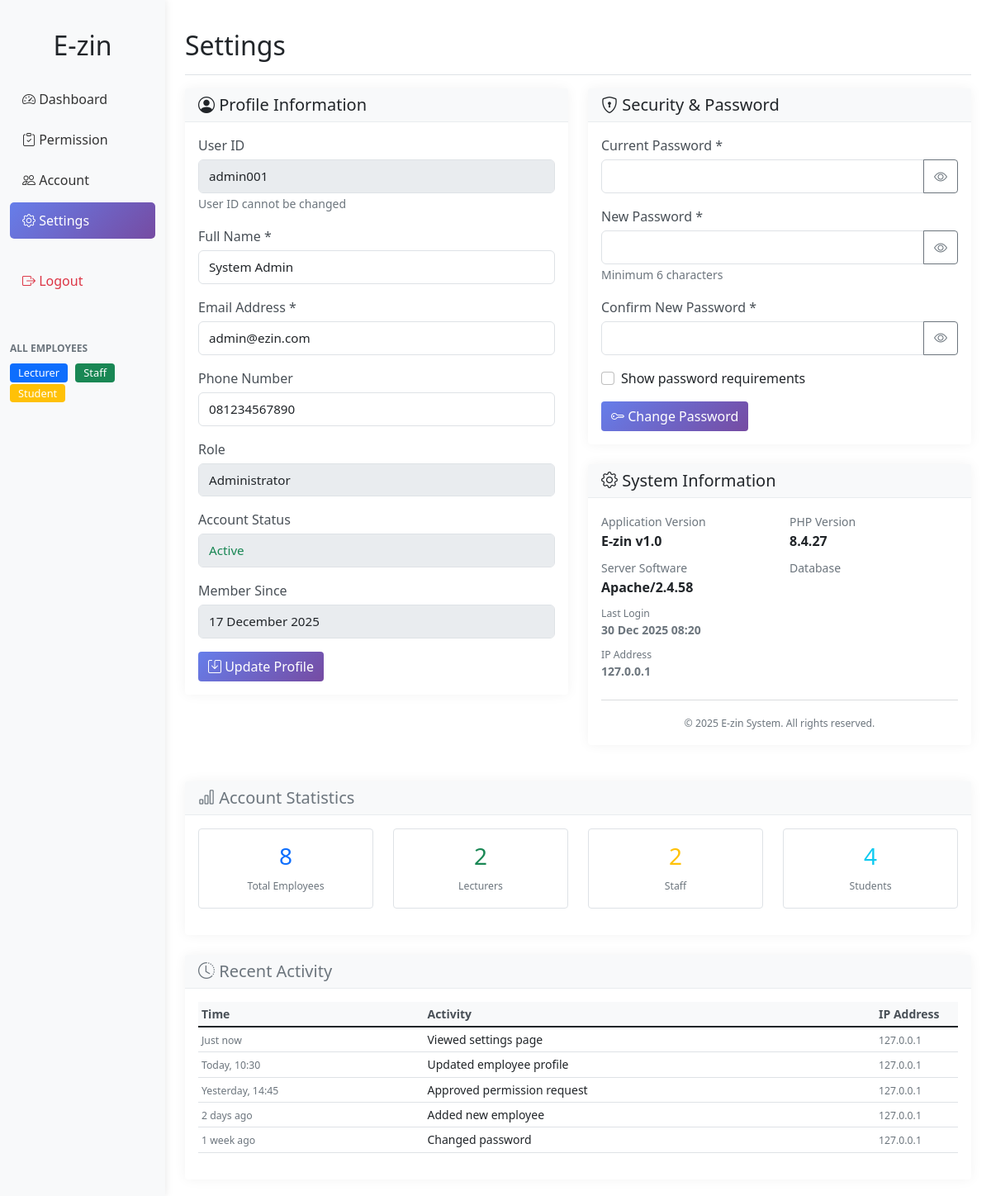
The page /settings.php (signed in) on the database its author committed.
### tables this page shows
CREATE TABLE `users` (
  `id` int(11) NOT NULL,
  `user_id` varchar(50) DEFAULT NULL,
  `name` varchar(100) DEFAULT NULL,
  `email` varchar(100) DEFAULT NULL,
  `password` varchar(255) DEFAULT NULL,
  `role` enum('admin','lecturer','staff','student') DEFAULT NULL,
  `created_at` timestamp NOT NULL DEFAULT current_timestamp(),
  `status` enum('active','inactive') DEFAULT 'active',
  `phone` varchar(20) DEFAULT NULL
);

### settings.php (the view, shortened to what this page needs)
<?php
require_once 'includes/header.php';
require_once 'config/database.php';
$stmt = $pdo->prepare("SELECT * FROM users WHERE user_id = ?");
$stmt->execute([$_SESSION['user_id']]);
$admin = $stmt->fetch();
?>
<div class="d-flex justify-content-between flex-wrap flex-md-nowrap align-items-center pt-3 pb-2 mb-3 border-bottom">
    <h1 class="h2">Settings</h1>
</div>
<div class="row">
    <div class="col-md-6">
        <div class="card mb-4">
            <div class="card-header">
                <h5 class="mb-0"><i class="bi bi-person-circle"></i> Profile Information</h5>
            </div>
            <div class="card-body">
                <form method="POST" action="">
                    <div class="mb-3">
                        <label class="form-label">User ID</label>
                        <input type="text" class="form-control" value="<?php echo htmlspecialchars($admin['user_id']); ?>" readonly>
                        <small class="text-muted">User ID cannot be changed</small>
                    </div>
                    <div class="mb-3">
                        <label class="form-label">Full Name *</label>
                        <input type="text" class="form-control" name="name"
                               value="<?php echo htmlspecialchars($admin['name']); ?>" required>
                    </div>
                    <div class="mb-3">
                        <label class="form-label">Email Address *</label>
                        <input type="email" class="form-control" name="email"
                               value="<?php echo htmlspecialchars($admin['email']); ?>" required>
                    </div>
                    <div class="mb-3">
                        <label class="form-label">Phone Number</label>
                        <input type="text" class="form-control" name="phone"
                               value="<?php echo htmlspecialchars($admin['phone'] ?? ''); ?>"
                               placeholder="e.g., 081234567890">
                    </div>
                    <div class="mb-3">
                        <label class="form-label">Role</label>
                        <input type="text" class="form-control" value="Administrator" readonly>
                    </div>
                    <div class="mb-3">
                        <label class="form-label">Account Status</label>
                        <input type="text" class="form-control"
                               value="<?php echo ucfirst($admin['status'] ?? 'active'); ?>"
                               style="color: <?php echo ($admin['status'] ?? 'active') == 'active' ? '#198754' : '#6c757d'; ?>"
                               readonly>
                    </div>
                    <div class="mb-3">
                        <label class="form-label">Member Since</label>
                        <input type="text" class="form-control"
                               value="<?php echo date('d F Y', strtotime($admin['created_at'])); ?>" readonly>
                    </div>
                    <button type="submit" name="update_profile" class="btn btn-primary">
                        <i class="bi bi-save"></i> Update Profile
                    </button>
                </form>
            </div>
        </div>
    </div>
    <div class="col-md-6">
        <div class="card mb-4">
            <div class="card-header">
                <h5 class="mb-0"><i class="bi bi-shield-lock"></i> Security & Password</h5>
            </div>
            <div class="card-body">
                <form method="POST" action="" id="passwordForm">
                    <div class="mb-3">
                        <label class="form-label">Current Password *</label>
                        <div class="input-group">
                            <input type="password" class="form-control" name="current_password"
                                   id="current_password" required>
                            <button class="btn btn-outline-secondary" type="button"
                                    onclick="togglePassword('current_password')">
                                <i class="bi bi-eye"></i>
                            </button>
                        </div>
                    </div>
                    <div class="mb-3">
                        <label class="form-label">New Password *</label>
                        <div class="input-group">
                            <input type="password" class="form-control" name="new_password"
                                   id="new_password" required>
                            <button class="btn btn-outline-secondary" type="button"
                                    onclick="togglePassword('new_password')">
                                <i class="bi bi-eye"></i>
                            </button>
                        </div>
                        <small class="text-muted">Minimum 6 characters</small>
                    </div>
                    <div class="mb-3">
                        <label class="form-label">Confirm New Password *</label>
                        <div class="input-group">
                            <input type="password" class="form-control" name="confirm_password"
                                   id="confirm_password" required>
                            <button class="btn btn-outline-secondary" type="button"
                                    onclick="togglePassword('confirm_password')">
                                <i class="bi bi-eye"></i>
                            </button>
                        </div>
                    </div>
                    <div class="mb-3">
                        <div class="form-check">
                            <input class="form-check-input" type="checkbox" id="showPasswordRules">
                            <label class="form-check-label" for="showPasswordRules">
                                Show password requirements
                            </label>
                        </div>
                    </div>
                    <button type="submit" name="change_password" class="btn btn-primary">
                        <i class="bi bi-key"></i> Change Password
                    </button>
                </form>
            </div>
        </div>
        <div class="card">
            <div class="card-header">
                <h5 class="mb-0"><i class="bi bi-gear"></i> System Information</h5>
            </div>
            <div class="card-body">
                <div class="row">
                    <div class="col-6 mb-2">
                        <small class="text-muted">Application Version</small>
                        <p class="mb-0"><strong>E-zin v1.0</strong></p>
                    </div>
                    <div class="col-6 mb-2">
                        <small class="text-muted">PHP Version</small>
                        <p class="mb-0"><strong><?php echo phpversion(); ?></strong></p>
                    </div>
                    <div class="col-6 mb-2">
                        <small class="text-muted">Server Software</small>
                        <p class="mb-0"><strong><?php echo $_SERVER['SERVER_SOFTWARE']; ?></strong></p>
                    </div>
                    <div class="col-6 mb-2">
                        <small class="text-muted">Database</strong></p>
                    </div>
                    <div class="col-6 mb-2">
                        <small class="text-muted">Last Login</small>
                        <p class="mb-0"><strong><?php echo date('d M Y H:i'); ?></strong></p>
                    </div>
                    <div class="col-6 mb-2">
                        <small class="text-muted">IP Address</small>
                        <p class="mb-0"><strong><?php echo $_SERVER['REMOTE_ADDR']; ?></strong></p>
                    </div>
                </div>
                <hr>
                <div class="text-center">
                    <small class="text-muted">© <?php echo date('Y'); ?> E-zin System. All rights reserved.</small>
                </div>
            </div>
        </div>
    </div>
</div>
<div class="card mt-4">
    <div class="card-header">
        <h5 class="mb-0"><i class="bi bi-bar-chart"></i> Account Statistics</h5>
    </div>
    <div class="card-body">
        <div class="row text-center">
            <?php
            $statsStmt = $pdo->query("SELECT
                (SELECT COUNT(*) FROM employees) as total_employees,
                (SELECT COUNT(*) FROM employees WHERE role = 'lecturer') as lecturers,
                (SELECT COUNT(*) FROM employees WHERE role = 'staff') as staff,
                (SELECT COUNT(*) FROM employees WHERE role = 'student') as students,
                (SELECT COUNT(*) FROM permissions WHERE status = 'pending') as pending_permissions");
            $stats = $statsStmt->fetch();
            ?>
            <div class="col-md-3 col-6 mb-3">
                <div class="p-3 border rounded">
                    <h3 class="text-primary"><?php echo $stats['total_employees']; ?></h3>
                    <small class="text-muted">Total Employees</small>
                </div>
            </div>
            <div class="col-md-3 col-6 mb-3">
                <div class="p-3 border rounded">
                    <h3 class="text-success"><?php echo $stats['lecturers']; ?></h3>
                    <small class="text-muted">Lecturers</small>
                </div>
            </div>
            <div class="col-md-3 col-6 mb-3">
                <div class="p-3 border rounded">
                    <h3 class="text-warning"><?php echo $stats['staff']; ?></h3>
                    <small class="text-muted">Staff</small>
                </div>
            </div>
            <div class="col-md-3 col-6 mb-3">
                <div class="p-3 border rounded">
                    <h3 class="text-info"><?php echo $stats['students']; ?></h3>
                    <small class="text-muted">Students</small>
                </div>
            </div>
        </div>
    </div>
</div>
<div class="card mt-4">
    <div class="card-header">
        <h5 class="mb-0"><i class="bi bi-clock-history"></i> Recent Activity</h5>
    </div>
    <div class="card-body">
        <div class="table-responsive">
            <table class="table table-sm">
                <thead>
                    <tr>
                        <th>Time</th>
                        <th>Activity</th>
                        <th>IP Address</th>
                    </tr>
                </thead>
                <tbody>
                    <?php
                    $activities = [
                        ['time' => 'Just now', 'activity' => 'Viewed settings page', 'ip' => $_SERVER['REMOTE_ADDR']],
                        ['time' => 'Today, 10:30', 'activity' => 'Updated employee profile', 'ip' => $_SERVER['REMOTE_ADDR']],
                        ['time' => 'Yesterday, 14:45', 'activity' => 'Approved permission request', 'ip' => $_SERVER['REMOTE_ADDR']],
                        ['time' => '2 days ago', 'activity' => 'Added new employee', 'ip' => $_SERVER['REMOTE_ADDR']],
                        ['time' => '1 week ago', 'activity' => 'Changed password', 'ip' => $_SERVER['REMOTE_ADDR']]
                    ];
                    foreach ($activities as $activity):
                    ?>
                    <tr>
                        <td><small class="text-muted"><?php echo $activity['time']; ?></small></td>
                        <td><?php echo $activity['activity']; ?></td>
                        <td><small class="text-muted"><?php echo $activity['ip']; ?></small></td>
                    </tr>
                    <?php endforeach; ?>
                </tbody>
            </table>
        </div>
    </div>
</div>
<?php require_once 'includes/footer.php'; ?>

### css/style.css (style rules this page uses)
.table th { background-color: #f8f9fa; border-top: none; font-weight: 600; color: #495057; }
.card { border: none; box-shadow: 0 0 15px rgba(0,0,0,0.05); margin-bottom: 20px; }
.card-header { background-color: #f8f9fa; border-bottom: 1px solid #e9ecef; }
.btn-primary { background: linear-gradient(135deg, #667eea 0%, #764ba2 100%); border: none; }
.form-label { font-weight: 500; color: #495057; margin-bottom: 5px; }
.form-control, .form-select { border: 1px solid #dee2e6; border-radius: 6px; padding: 8px 12px; font-size: 0.95rem; }
td:last-child { white-space: nowrap; width: 100px; }

### rows shown on the page
users: user "admin001", name "System Admin", email "admin@ezin.com", phone "081234567890", status "Active", created_at "17 December 2025"

### other values the page prints
phpversion() "8.4.27"
$_SERVER['SERVER_SOFTWARE'] "Apache/2.4.58"
$_SERVER['REMOTE_ADDR'] "127.0.0.1"
$stats['total_employees'] "8"
$stats['lecturers'] "2"
$stats['staff'] "2"
$stats['students'] "4"
$activity['time'] "Just now"
$activity['activity'] "Viewed settings page"
$activity['ip'] "127.0.0.1"
$activity['time'] "Today, 10:30"
$activity['activity'] "Updated employee profile"
$activity['time'] "Yesterday, 14:45"
$activity['activity'] "Approved permission request"
$activity['time'] "2 days ago"
